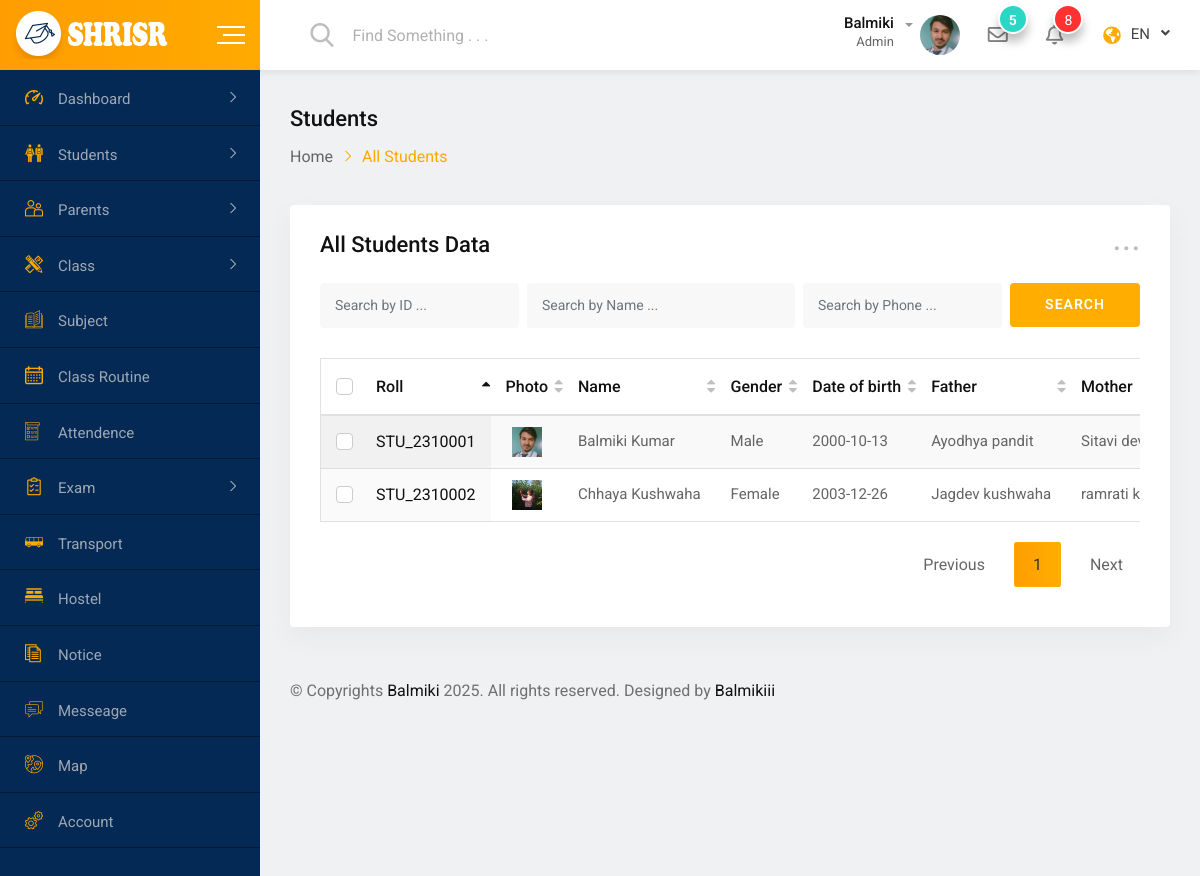
/all-student.php (signed in), run on the app's committed database.
### tables this page shows
CREATE TABLE `students` (
  `id` int(255) NOT NULL,
  `userid` varchar(255) NOT NULL,
  `pwd` varchar(255) NOT NULL DEFAULT 'Admin@123',
  `identity` varchar(255) NOT NULL,
  `fname` varchar(255) NOT NULL,
  `mname` varchar(255) NOT NULL,
  `lname` varchar(255) NOT NULL,
  `dob` date NOT NULL,
  `gender` varchar(255) NOT NULL,
  `father` varchar(255) NOT NULL,
  `mother` varchar(255) NOT NULL,
  `class` varchar(255) NOT NULL,
  `roll` int(30) NOT NULL,
  `section` varchar(10) NOT NULL,
  `blood_group` varchar(10) NOT NULL,
  `religion` varchar(50) NOT NULL,
  `email` varchar(50) NOT NULL,
  `phone` varchar(15) NOT NULL,
  `phone2` varchar(15) NOT NULL,
  `stu_adhaar` varchar(255) DEFAULT NULL,
  `father_adhaar` varchar(255) DEFAULT NULL,
  `mother_adhaar` varchar(255) DEFAULT NULL,
  `bio` varchar(255) NOT NULL,
  `img` varchar(50) NOT NULL,
  `parent_occtupation` varchar(255) NOT NULL,
  `address` varchar(255) DEFAULT NULL,
  `city` varchar(255) DEFAULT NULL,
  `state` varchar(255) DEFAULT NULL,
  `pincode` varchar(255) DEFAULT NULL,
  `joinnig` date NOT NULL DEFAULT current_timestamp(),
  `join_class` varchar(255) NOT NULL,
  `currant_class` varchar(255) NOT NULL,
  `drop_date` date NOT NULL,
  `class_id` varchar(255) NOT NULL,
  `payment` date NOT NULL,
  `amount` int(50) NOT NULL,
  `transport_id` varchar(255) NOT NULL,
  `hostel_id` varchar(255) NOT NULL
);

### all-student.php (the view, shortened to what this page needs)
<?php
include "config/connection.php";
?>
<!doctype html>
<html class="no-js" lang="">
<head>
    <?php include 'include/css.inc.php';?>
</head>
<body>
    <div id="wrapper" class="wrapper bg-ash">
        <?php include 'include/header_menu.inc.php';?>
        <div class="dashboard-page-one">
            <?php include 'include/sidebar.inc.php';?>
            <div class="dashboard-content-one">
                <div class="breadcrumbs-area">
                    <h3>Students</h3>
                    <ul>
                        <li>
                            <a href="index-2.html">Home</a>
                        </li>
                        <li>All Students</li>
                    </ul>
                </div>
                <div class="card height-auto">
                    <div class="card-body">
                        <div class="heading-layout1">
                            <div class="item-title">
                                <h3>All Students Data</h3>
                            </div>
                            <div class="dropdown">
                                <a class="dropdown-toggle" href="#" role="button" data-toggle="dropdown"
                                    aria-expanded="false">...</a>
                            </div>
                        </div>
                        <form class="mg-b-20" action="all-student.php" method="post">
                        <div class="row gutters-8">
                                <div class="col-3-xxxl col-xl-3 col-lg-3 col-12 form-group">
                                    <input type="text" placeholder="Search by ID ..." class="form-control" name="userid">
                                </div>
                                <div class="col-4-xxxl col-xl-4 col-lg-3 col-12 form-group">
                                    <input type="text" placeholder="Search by Name ..." class="form-control" name="fname">
                                </div>
                                <div class="col-4-xxxl col-xl-3 col-lg-3 col-12 form-group">
                                    <input type="text" placeholder="Search by Phone ..." class="form-control" name="number">
                                </div>
                                <div class="col-1-xxxl col-xl-2 col-lg-3 col-12 form-group">
                                    <button type="submit" name="submit" class="fw-btn-fill btn-gradient-yellow">SEARCH</button>
                                </div>
                            </div>
                        </form>
                        <div class="table-responsive">
                            <table class="table display data-table text-nowrap">
                                <thead>
                                    <tr>
                                        <th>
                                            <div class="form-check">
                                                <label class="form-check-label">Roll</label>
                                            </div>
                                        </th>
                                        <th>Photo</th>
                                        <th>Name</th>
                                        <th>Gender</th>
                                        <th>Date of birth</th>
                                        <th>Father</th>
                                        <th>Mother</th>
                                    </tr>
                                </thead>
                                <tbody>
                                <?php
                                    if(isset($_POST['submit'])){
                                        if(!empty($_POST['userid'])){
                                            $sql = "SELECT * FROM students where userid = '".$_POST['userid']."'";
                                        }else if(!empty($_POST['fname'])){
                                            $sql = "SELECT * FROM students where fname = '".$_POST['fname']."'";
                                        }else if(!empty($_POST['number'])){
                                            $sql = "SELECT * FROM students where phone = '".$_POST['number']."'";
                                        }else{
                                            $sql = "SELECT * FROM students";
                                        }
                                    }else{
                                        $sql = "SELECT * FROM students";
                                    }
                                    $result = $conn->query($sql);
                                    if ($result->num_rows > 0) {
                                        while($row = $result->fetch_assoc()) {
                                        echo '<tr>
                                                <td>
                                                    <div class="form-check">
                                                        <label class="form-check-label">'.$row["userid"].'</label>
                                                    </div>
                                                </td>
                                                <td class="text-center"><img src="assets/img/profile/student/'.$row["img"].'" width="30px" alt="student"></td>
                                                <td>'.$row["fname"].' '.$row["mname"].' '.$row["lname"].'</td>
                                                <td>'.$row["gender"].'</td>
                                                <td>'.$row["dob"].'</td>
                                                <td>'.$row["father"].'</td>
                                                <td>'.$row["mother"].'</td>
                                                <td>'.$row["class"].'</td>
                                                <td>'.$row["roll"].'</td>
                                                <td>'.$row["section"].'</td>
                                                <td>'.$row["blood_group"].'</td>
                                                <td>'.$row["email"].'</td>
                                                <td>'.$row["religion"].'</td>
                                                <td>'.$row["phone"].' '.$row["phone2"].'</td>
                                                <td>'.$row["stu_adhaar"].'</td>
                                                <td>'.$row["father_adhaar"].'</td>
                                                <td>'.$row["mother_adhaar"].'</td>
                                                <td>'.$row["parent_occtupation"].'</td>
                                                <td>'.$row["address"].'</td>
                                                <td>'.$row["city"].'</td>
                                                <td>'.$row["state"].'</td>
                                                <td>'.$row["pincode"].'</td>
                                                <td>'.$row["joinnig"].'</td>
                                                <td>'.$row["bio"].'</td>
                                            </tr>';
                                        }
                                    }
                                ?>
                                </tbody>
                            </table>
                        </div>
                    </div>
                </div>
                <?php include 'include/footer.inc.php';?>
            </div>
        </div>
    </div>
</body>
</html>

### assets/css/main.css (style rules this page uses)
html { color: #222; font-size: 1em; line-height: 1.4; }
audio, canvas, iframe, img, svg, video { vertical-align: middle; }

### data on the page
students: userid "STU_2310001", img (picture), fname "Balmiki", lname "Kumar", gender "Male", dob "2000-10-13", father "Ayodhya pandit", mother "Sitavi…"
students: userid "STU_2310002", img (picture), fname "Chhaya", lname "Kushwaha", gender "Female", dob "2003-12-26", father "Jagdev kushwaha", mother "ramrati…"

### other printed values
$first_name "Balmiki"
